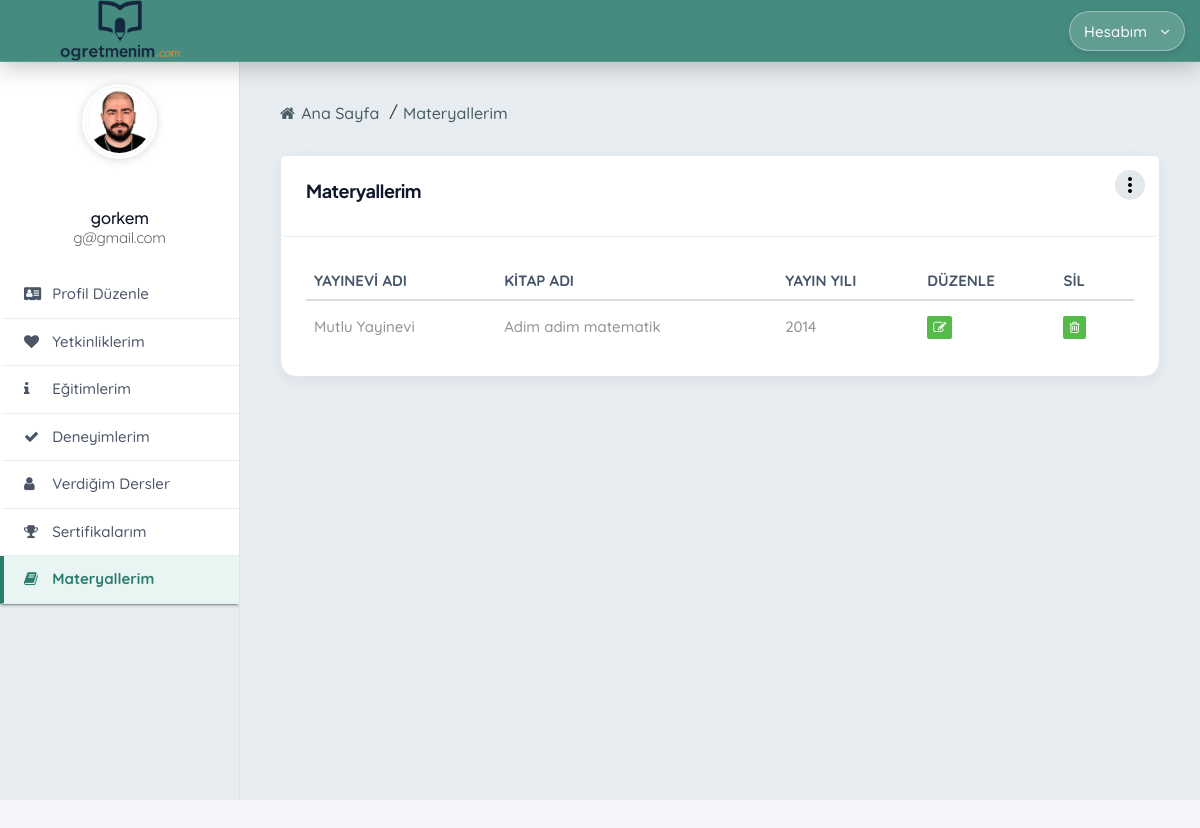
Screenshot of /adminpanel/listing-work (signed in) with the database file from the repository.
### conntoapp/models.py (models this page shows, shortened)
class CustomUser(AbstractUser):
    fullname = models.CharField(max_length=100, verbose_name="Ad Soyad")
    twitter = models.CharField(max_length=100, null=True, blank=True, verbose_name="Twitter (X)")
    facebook = models.CharField(max_length=100, null=True, blank=True, verbose_name="Facebook")
    linkedin = models.CharField(max_length=100, null=True, blank=True, verbose_name="LinkedIn")
    instagram = models.CharField(max_length=100, null=True, blank=True, verbose_name="Instagram")
    gender = models.CharField(max_length=6, choices=CustomUserChoices.GENDER_CHOICES, verbose_name="Cinsiyet")
    birth_date = models.DateField(verbose_name="Doğum Tarihi")
    phone = models.CharField(max_length=20, null=True, blank=True, verbose_name="Telefon")
    branch = models.CharField(
        max_length=50,
        choices=TeacherChoices.BRANCH_CHOICES,
        default='matematik',
        verbose_name="Branş",
    )
    experience_years = models.CharField(
        max_length=10,
        choices=TeacherChoices.EXPERIENCE_CHOICES,
        default='0-1',
        verbose_name="Deneyim Süresi",
    )
    work_schedule = models.CharField(
        max_length=20,
        choices=TeacherChoices.WORK_SCHEDULE_CHOICES,
        default='her_ikisi',
        verbose_name="Çalışma Şekli",
    )
    city = models.CharField(max_length=30, choices=CustomUserChoices.TURKISH_CITIES, verbose_name="Şehir")
    district = models.CharField(max_length=50, null=True, blank=True, verbose_name="İlçe")
    job = models.CharField(max_length=20, blank=True, default='')
    short_description = models.CharField(max_length=100, null=True, blank=True, verbose_name="Kısa Tanıtım")
    long_description = models.TextField(max_length=500, null=True, blank=True, verbose_name="Biyografi")
    view = models.IntegerField(default=0)
    last_seen = models.DateTimeField(null=True, blank=True, verbose_name="Son Aktiflik")
    image = models.ImageField(upload_to="images/", default="images/default.jpg", null=False, blank=False, verbose_name="Profil Fotoğrafı")
    class Meta:
        verbose_name = "Öğretmen"
        verbose_name_plural = "Öğretmenler"

class UserWorks(models.Model):
    custom_user = models.ForeignKey(CustomUser, on_delete=models.CASCADE, related_name="userworks")
    publisher_name = models.CharField(max_length=100, verbose_name="Yayınevi Adı")
    book_name = models.CharField(max_length=100, verbose_name="Kitap Adı")
    publication_year = models.PositiveSmallIntegerField(verbose_name="Yayın Yılı")
    class Meta:
        verbose_name = "Ders Materyali"
        verbose_name_plural = "Ders Materyalleri"

### conntoapp/views.py (the view)
# urls.py: path('listing-work', views.listingWork, name="listingWork"),
@login_required
def listingWork(request):
    return render(request, "admintemplate/listing-work.html")

### conntoapp/context_processors.py (called while the page is built)
def site_processor(request):
    return {
        'SITE_NAME': settings.SITE_NAME,
        'SITE_TAGLINE': settings.SITE_TAGLINE,
        'header_branches': TeacherChoices.BRANCH_CHOICES,
        'header_cities': CustomUserChoices.TURKISH_CITIES,
    }

def course_center_processor(request):
    if 'course_center_id' in request.session:
        try:
            course_center = CourseCenter.objects.get(id=request.session['course_center_id'])
            return {
                'current_course_center': course_center,
                'is_course_center_view': True,
            }
        except CourseCenter.DoesNotExist:
            del request.session['course_center_id']
            del request.session['is_course_center']
    return {
        'current_course_center': None,
        'is_course_center_view': False,
    }

### conntoapp/user_presence.py (called while the page is built)
def should_update_presence(last_seen):
    if not last_seen:
        return True
    return timezone.now() - last_seen >= PRESENCE_UPDATE_INTERVAL

### conntoapp/templates/admintemplate/listing-work.html (shortened to what this page needs)
{% extends 'conntoapp/adminbase/adminpanelbase.html' %}
{% load static %}
{% block content %}
  <div class="sb2-2">
    <div class="sb2-2-2">
      <ul>
        <li><a><i class="fa fa-home" aria-hidden="true"></i> Ana Sayfa</a></li>
        <li class="active-bre"><a>Materyallerim</a></li>
      </ul>
    </div>
    <div class="sb2-2-3">
      <div class="row">
        <div class="col-md-12">
          <div class="box-inn-sp">
            <div class="inn-title">
              <h4>Materyallerim</h4>
              <a class="dropdown-button drop-down-meta" href="#" data-activates="dr-users"><i class="material-icons">more_vert</i></a>
            </div>
            <div class="tab-inn">
              <div class="table-responsive table-desi">
                <table class="table table-hover">
                  <thead>
                    <tr>
                      <th>Yayınevi Adı</th>
                      <th>Kitap Adı</th>
                      <th>Yayın Yılı</th>
                      <th>Düzenle</th>
                      <th>Sil</th>
                    </tr>
                  </thead>
                  <tbody>
                    {% for work in user.userworks.all %}
                      <tr>
                        <td>{{ work.publisher_name }}</td>
                        <td>{{ work.book_name }}</td>
                        <td>{{ work.publication_year }}</td>
                        <td><a href="{% url 'updateWork' work.id %}"><i class="fa fa-pencil-square-o" aria-hidden="true"></i></a></td>
                        <td><a href="#" onclick="confirmDelete('{% url 'deleteWork' work.id %}'); return false;"><i class="fa fa-trash-o" aria-hidden="true"></i></a></td>
                      </tr>
                    {% empty %}
                      <tr><td colspan="5">Henüz materyal eklenmemiş.</td></tr>
                    {% endfor %}
                  </tbody>
                </table>
              </div>
            </div>
          </div>
        </div>
      </div>
    </div>
  </div>
{% endblock %}

### templates/conntoapp/adminbase/adminpanelbase.html (shortened to what this page needs)
{% load static %}
<!DOCTYPE html>
<html lang="tr">
  <head>
    <link rel="stylesheet" href="{% static 'adminstatic/css/font-awesome.min.css' %}" />
    <link rel="stylesheet" href="{% static 'adminstatic/css/style.css' %}" />
    <link rel="stylesheet" href="{% static 'adminstatic/css/mob.css' %}" />
    <link rel="stylesheet" href="{% static 'adminstatic/css/bootstrap.css' %}" />
    <link rel="stylesheet" href="{% static 'adminstatic/css/materialize.css' %}" />
    <link rel="stylesheet" href="{% static 'edu-theme.css' %}?v=55" />
  </head>
  <body class="edu-panel-page">
    <div class="container-fluid sb1">
      <div class="row">
        <div class="col-md-2 col-sm-3 col-xs-6 sb1-1 edu-panel-header-brand">
          {% include 'conntoapp/partials/site-logo.html' with logo_class='connto-site-logo--panel' %}
        </div>
        <div class="col-md-6 col-sm-6 mob-hide"></div>
        <div class="col-md-2 tab-hide"></div>
        <div class="col-md-2 col-sm-3 col-xs-6">
          <a class="waves-effect dropdown-button top-user-pro" href="#" data-activates="top-menu">
            <span class="top-user-pro__label">Hesabım</span><i class="fa fa-angle-down"></i>
          </a>
        </div>
      </div>
    </div>
    <div class="container-fluid sb2">
      <div class="row">
        <div class="sb2-1">
          <div class="sb2-12">
            <ul>
              <li>
                <span class="connto-avatar connto-avatar--xl">
                  <img class="connto-avatar__img" src="{{ user.image.url }}" alt="{{ user.fullname }}" />
                </span>
              </li>
              <li><h5>{{ user.fullname }} <span>{{ user.email }}</span></h5></li>
            </ul>
          </div>
          <div class="sb2-13">
            <ul class="collapsible edu-panel-nav">
              <li{% if request.resolver_match.url_name == 'addItems' %} class="active"{% endif %}><a href="{% url 'addItems' %}"><i class="fa fa-address-card"></i> Profil Düzenle</a></li>
              <li{% if request.resolver_match.url_name == 'listingSkill' %} class="active"{% endif %}><a href="{% url 'listingSkill' %}"><i class="fa fa-heart"></i> Yetkinliklerim</a></li>
              <li{% if request.resolver_match.url_name == 'listingEducation' %} class="active"{% endif %}><a href="{% url 'listingEducation' %}"><i class="fa fa-info"></i> Eğitimlerim</a></li>
              <li{% if request.resolver_match.url_name == 'listingExperience' %} class="active"{% endif %}><a href="{% url 'listingExperience' %}"><i class="fa fa-check"></i> Deneyimlerim</a></li>
              <li{% if request.resolver_match.url_name == 'listingService' %} class="active"{% endif %}><a href="{% url 'listingService' %}"><i class="fa fa-user"></i> Verdiğim Dersler</a></li>
              <li{% if request.resolver_match.url_name == 'listingAward' %} class="active"{% endif %}><a href="{% url 'listingAward' %}"><i class="fa fa-trophy"></i> Sertifikalarım</a></li>
              <li{% if request.resolver_match.url_name == 'listingWork' %} class="active"{% endif %}><a href="{% url 'listingWork' %}"><i class="fa fa-book"></i> Materyallerim</a></li>
            </ul>
          </div>
        </div>
        {% block content %}{% endblock %}
      </div>
    </div>
  </body>
</html>

### static/adminstatic/css/style.css (style rules this page uses)
body { font-family: 'Quicksand', sans-serif; font-weight:500; }
.material-icons { font-family: 'Material Icons'; font-weight: normal; font-style: normal; font-size: 24px; line-height: 1; letter-spacing: normal; text-transform: none; display: inline-block; white-space: nowrap; word-wrap: normal; direction: ltr; -webkit-font-feature-settings: 'liga'; -webkit-font-smoothing: antialiased; }
h1, h2, h3, h4, h5, h6 { margin-top: 0px; margin-bottom: 0px; font-family: 'Quicksand', sans-serif; }
a,li,p,span,td,th { font-family: 'Quicksand', sans-serif; font-weight:500; }
a { -webkit-transition: all 0.5s ease; -moz-transition: all 0.5s ease; -o-transition: all 0.5s ease; transition: all 0.5s ease; }
.sb1 { background: #ffffff; position: fixed; width: 100%; top: 0px; z-index: 9999; box-shadow: 0px 2px 5px rgba(0, 0, 0, 0.17); }
.sb2 { background: #e8edf2; margin-top: 59px; }
.sb2-1 { float: left; width: 20%; background: #e8edf2; color: #fff; height: 90%; position: fixed; -webkit-transition: all 0.5s ease; -moz-transition: all 0.5s ease; -o-transition: all 0.5s ease; transition: all 0.5s ease; overflow-y: auto; }
.sb2-1 a { color: #cecece; -webkit-transition: all 0.5s ease; -moz-transition: all 0.5s ease; -o-transition: all 0.5s ease; transition: all 0.5s ease; }
.sb2-12 { position: relative; overflow: hidden; padding: 25px 15px; background: #ffffff; text-align: center; }
.sb2-12 ul { padding: 0px; }
.sb2-12 ul li { float: left; display: inline-block; }
.sb2-12 ul li:nth-child(1) { width: 100%; margin-bottom: 25px; }
.sb2-12 ul li:nth-child(2) { width: 100%; padding: 0px 7px; }
.sb2-12 ul li img { width: 75px; border-radius: 50%; border: 3px solid #fff; box-shadow: 0px 1px 10px 1px rgba(0, 0, 0, 0.15); }
.sb2-12 ul li h5 { margin-bottom: 0px; margin-top: 0px; font-size: 15px; color: #666; font-weight: 500; }
.sb2-12 ul li h5 span { display: block; font-size: 12px; color: #666; padding-top: 3px; font-weight: 400; }
.sb2-13 { background: #ffffff; }
.sb2-13 ul { margin-left: 0px; padding-left: 0px; margin-bottom: 0px; }
.sb2-13 ul li { list-style-type: none; }
.sb2-13 ul li a { display: block; font-size: 13px; padding: 10px 0px; border-bottom: 1px solid #e8edf2; padding: 12px 20px; color: #666; }
.sb2-13 ul li a i { margin-right: 8px; width: 16px; }
.sb2-2 { float: left; width: 80%; padding: 40px; margin-left: 20%; background: #e8edf2; }
.sb2-2-2 { position: relative; overflow: hidden; margin-bottom: 15px; }
.sb2-2-2 ul { padding: 0px; margin-bottom: 0px; }
.sb2-2-2 ul li { list-style-type: none; float: left; padding-right: 5px; }
.sb2-2-2 ul li a { color: #495d65; vertical-align: middle; }
.sb2-2-2 ul li a i { padding-right: 2px; }
.active-bre:before { content: "/"; padding: 0 5px; color: #333; }
.sb2-2-3 { margin-top: 30px; }
.inn-title { padding: 25px 25px; background: #ffffff; border-bottom: 1px solid #e8edf2; border-radius: 4px; }
.inn-title h4 { font-weight: 700; padding-bottom: 10px; color: #344054; }
.table-desi thead tr th { text-transform: uppercase; font-size: 12px; font-weight: 700; }
.table-desi tbody tr td { color: #929292; padding: 15px 8px 12px 8px !important; }
.table-desi i { background: #54bb49; color: #ffffff; padding: 5px 6px; border-radius: 2px; font-size: 13px; text-align: center; margin-right: 10px; }
.table-desi tbody tr td a { color: #929292; }
.drop-down-meta { position: absolute; right: 30px; padding: 3px; color: black; z-index: 999; top: 15px; background: #e3e8ea; width: 30px; height: 30px; border-radius: 25px; }
.box-inn-sp { background: #fff; border-radius: 4px; box-shadow: 0px 1px 10px 1px rgba(0, 0, 0, 0.05); }
.tab-inn { padding: 25px; }
.top-user-pro { padding: 18px 20px; color: #666; float: right; }
.top-user-pro i { margin-left: 5px; }

### rows the page displays
CustomUser: image (picture), fullname "gorkem", email "g@gmail.com"
UserWorks: publisher_name "Mutlu Yayinevi", book_name "Adim adim matematik", publication_year "2014"
